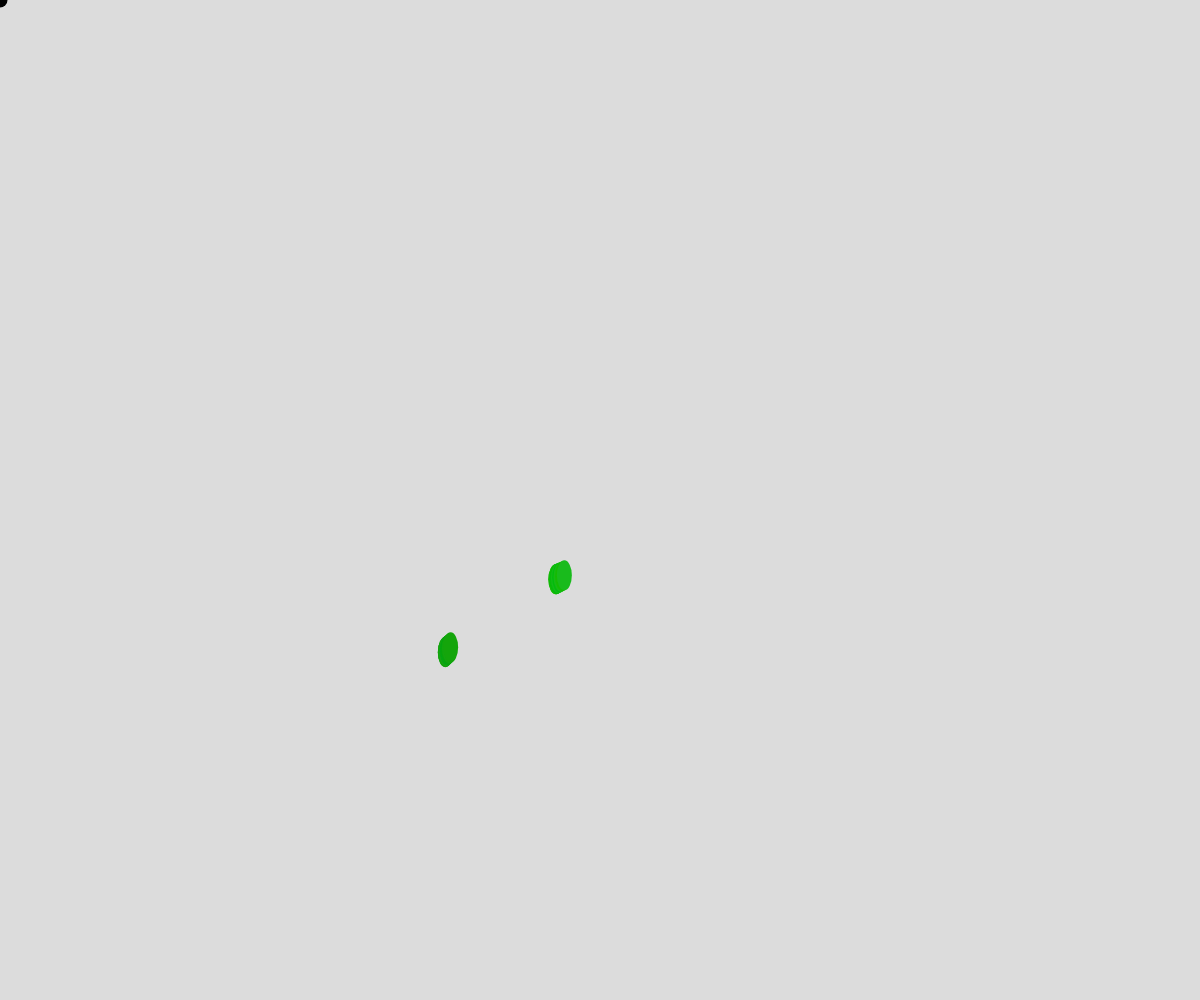
Frame 1 (no input)
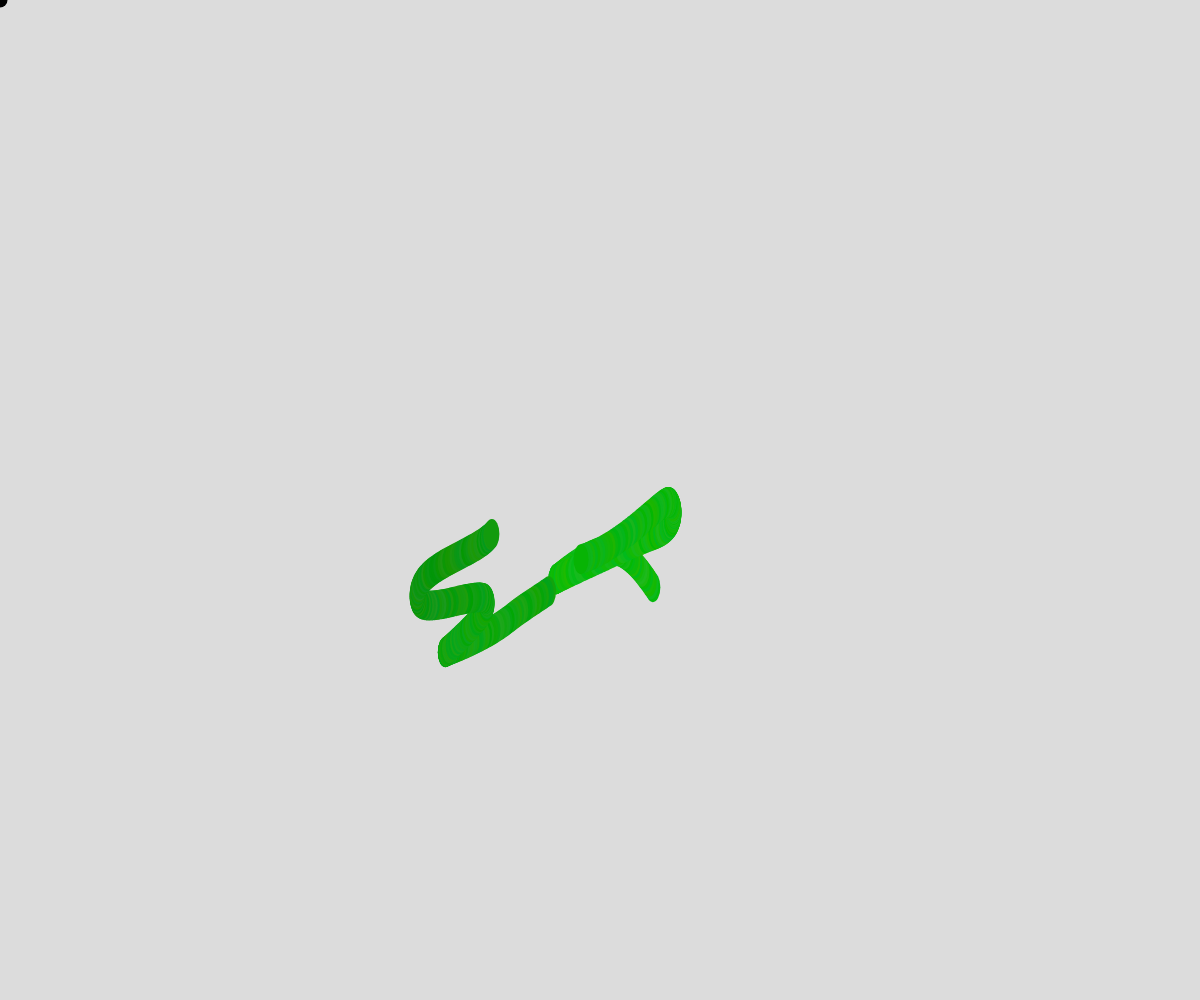
Frame 60 (no input)
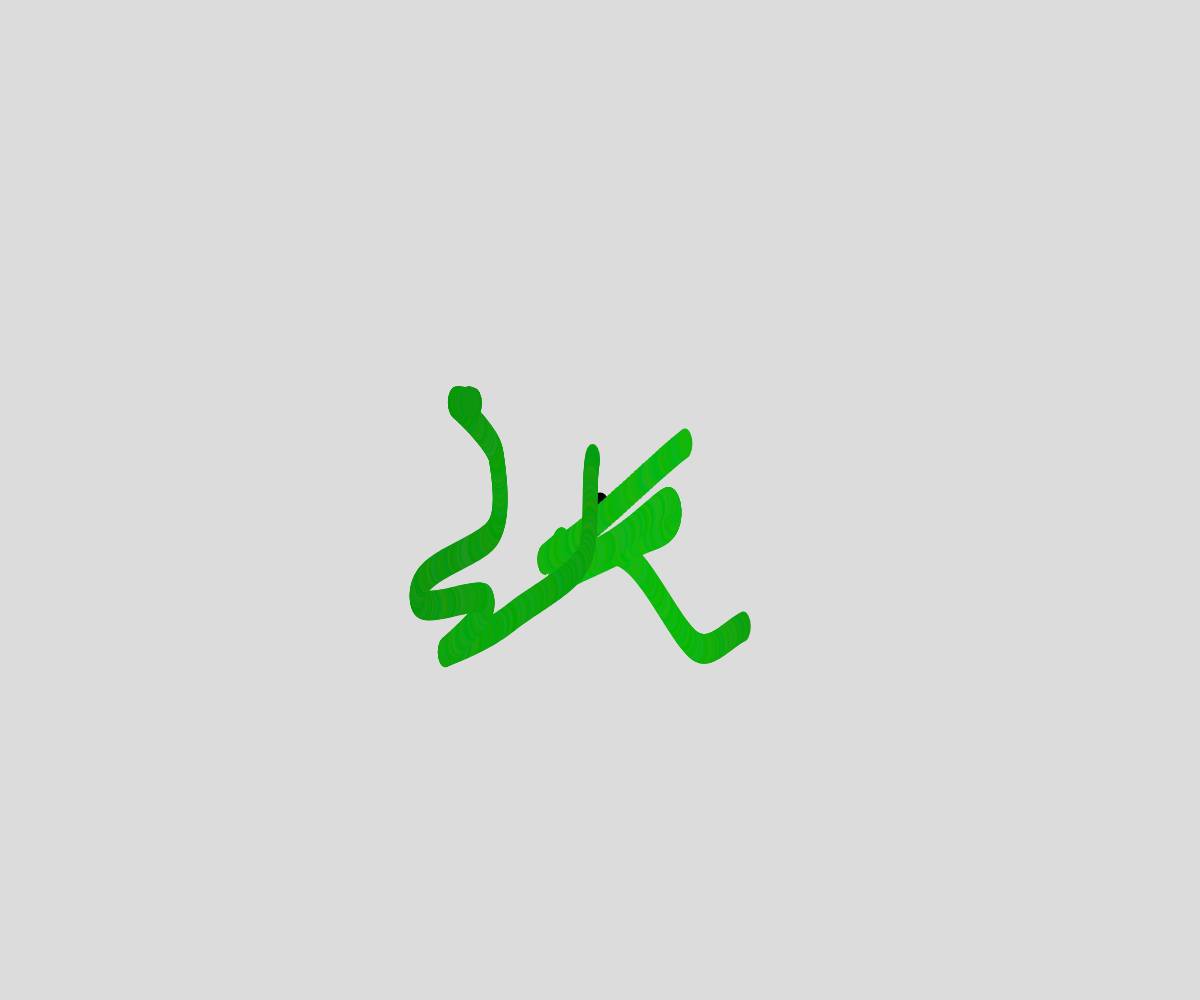
Frame 120 (the mouse pressed at the canvas centre since frame 60)

The p5.js sketch that drew these frames (run headless with seeded random() and noise() and a simulated clock; from frame 60 on, the mouse is pressed at the canvas centre):

// p5.js sketch
// ── sketch.js
// Project Title
// Your Name
// Date
//
// Extra for Experts:
// - describe what you did to take this project "above and beyond"

const MOUSE_SIZE = 15;
const MOUSE_SHADOW = 13;

let snake1, snake2;


function setup() {
  createCanvas(windowWidth, windowHeight);
  snake1 = new snake(10, 15, 14);
  snake2 = new snake(5, 2, 4);
}

function draw() {
  background(220);
  mouse();
  snake1.move();
  snake2.move();
  

}

class snake {
  constructor(xSpeed, ySpeed, gSpeed) {
    this.xSpeed = xSpeed;
    this.ySpeed =ySpeed;
    this.gSpeed = gSpeed;
    this.xTime;
    this.yTime;
    this.gTime;
    this.x;
    this.y;
    this.g;
    this.DT= 0.003;
    this.change = false;
    this.offsetAmt = 0.000002;
    this.maxSnakeL = 10;
    this.snakeSize = 30;
    this.offsetSpeed = 0.003;
    this.snakeLength =3;
  }
  move() {
    noStroke();
    this.xTime =this.xSpeed + this.offsetAmt;// original start
    this.yTime = this.ySpeed + this.offsetAmt;
    this.gTime = this.gSpeed + this.offsetAmt;
    // this.offsetAmt -= this.offsetSpeed;// panning
    for (let i = 0; i < this.maxSnakeL; i++) {
      // if (i % 21 === 0) {
      //   snakeIndex = int(random(snakeColors.length));
      // }
      // fill(snakeColors[snakeIndex]);
      this.g = map(noise(this.gTime), 0, 1, 50, 255);//random green value
      this.x = map(noise(this.xTime), 0, 1, 0, width);//x value
      this.y = map(noise(this.yTime), 0, 1, 0, height);//y value
      rectMode(CENTER);
      fill(random(30), this.g, random(30));//snake color
      //rect(x, y, SNAKEWIDTH, SNAKEHEIGHT);
      ellipse(this.x, this.y, this.snakeSize/2, this.snakeSize);//draws the snake
      this.xTime += this.DT;//changes x value by some amount
      this.yTime += this.DT;//changes y
      this.gTime += this.DT;//change g
      if (i === this.maxSnakeL - 1) {//When to make snake longer
        this.change = true;
      }
    }
    if (this.change) {
      this.maxSnakeL += this.snakeLength;
      this.change = false;
    }
    this.offsetAmt -= this.offsetSpeed;// panning
  }
}


function mouse() {
  noStroke();
  fill(0);
  ellipse(mouseX, mouseY, MOUSE_SIZE, MOUSE_SIZE);
  ellipse(pmouseX, pmouseY, MOUSE_SHADOW, MOUSE_SHADOW);
  fill(0, 10);
  ellipse(pmouseX, pmouseY, MOUSE_SHADOW, MOUSE_SHADOW);
  noCursor();
}
